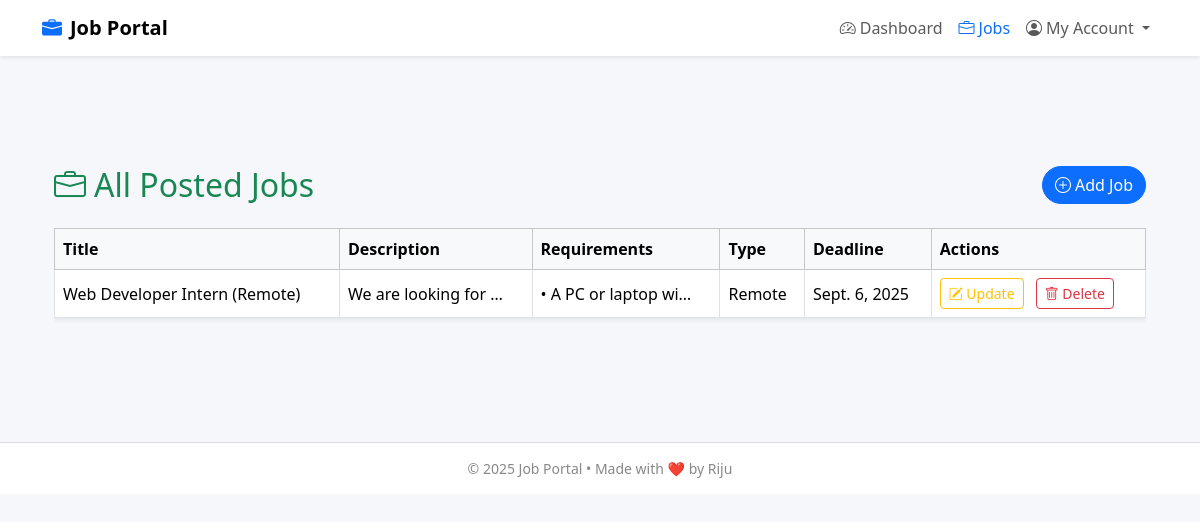
Before: /jobListPage/ (signed in) with the older database file.
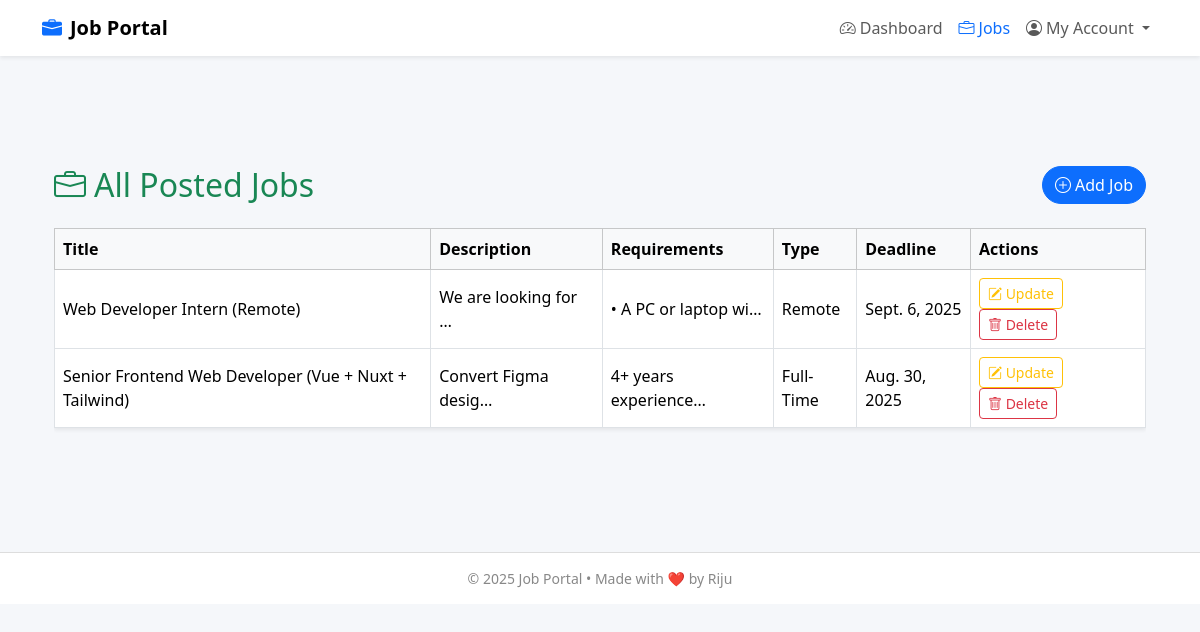
After: the same page with the newer database file.
### employer_app/models.py (models this page shows, shortened)
class JobModel(models.Model):
    JOB_TYPE_CHOICES = [
        ('Full-Time', 'Full-Time'),
        ('Remote', 'Remote'),
        ('Internship', 'Internship'),
    ]
    employer = models.ForeignKey(EmployerProfileModel,on_delete=models.CASCADE,related_name='jobs',null=True)
    title = models.CharField(max_length=255)
    description = models.TextField()
    requirements = models.TextField()
    salary = models.DecimalField(max_digits=10, decimal_places=2, null=True, blank=True)
    job_type = models.CharField(max_length=20, choices=JOB_TYPE_CHOICES)
    deadline = models.DateField()
    posted_date = models.DateField(auto_now_add=True)

### employer_app/views.py (the view)
# urls.py: path('jobListPage/',jobListPage, name='jobListPage'),
def jobListPage(request):
    employer_data = EmployerProfileModel.objects.get(employer_user= request.user)
    jobs = JobModel.objects.filter(employer = employer_data)
    return render(request, 'jobList.html',{'jobs':jobs})

### employer_app/templates/jobList.html (shortened to what this page needs)
{% extends 'master/master.html' %}
{% block body %}
<div class="container mt-5">
  <div class="d-flex justify-content-between align-items-center mb-4">
    <h2 class="text-success mb-0">
      <i class="bi bi-briefcase me-2"></i>All Posted Jobs
    </h2>
    {% if request.user.user_types == 'Employer' %}
    <a href="{% url 'createJobPage' %}" class="btn btn-primary rounded-pill">
      <i class="bi bi-plus-circle me-1"></i>Add Job
    </a>
    {% endif %}
  </div>
  <div class="table-responsive">
    <table class="table table-bordered table-hover align-middle shadow-sm">
      <thead class="table-light">
        <tr>
          <th>Title</th>
          <th>Description</th>
          <th>Requirements</th>
          <th>Type</th>
          <th>Deadline</th>
          <th>Actions</th>
        </tr>
      </thead>
      <tbody>
        {% for job in jobs %}
        <tr>
          <td>{{ job.title }}</td>
          <td>{{ job.description|truncatechars:20 }}</td>
          <td>{{ job.requirements|truncatechars:20 }}</td>
          <td>{{ job.job_type }}</td>
          <td>{{ job.deadline }}</td>
          <td>
            <a href="{% url 'updateJobPage' job.id %}" class="btn btn-outline-warning btn-sm me-2">
              <i class="bi bi-pencil-square"></i> Update
            </a>
            <a href="{% url 'deleteJobPage' job.id %}" class="btn btn-outline-danger btn-sm"
               onclick="return confirm('Are you sure you want to delete this job?');">
              <i class="bi bi-trash"></i> Delete
            </a>
          </td>
        </tr>
        {% empty %}
        <tr>
          <td colspan="6" class="text-center text-muted">No jobs found.</td>
        </tr>
        {% endfor %}
      </tbody>
    </table>
  </div>
</div>
{% endblock %}

### users_auth_app/templates/master/master.html (shortened to what this page needs)
<!DOCTYPE html>
<html lang="en">
<head>
  <link href="https://cdn.jsdelivr.net/npm/bootstrap@5.3.3/dist/css/bootstrap.min.css" rel="stylesheet">
  <link href="https://cdn.jsdelivr.net/npm/bootstrap-icons@1.11.3/font/bootstrap-icons.css" rel="stylesheet">
</head>
<body>
  {% include 'master/navbar.html' %}
  <main class="container py-5">
    {% block body %}{% endblock body %}
  </main>
  <footer>
    &copy; {{ year|default:"2025" }} Job Portal • Made with ❤️ by Riju
  </footer>
</body>
</html>

### users_auth_app/templates/master/navbar.html (shortened to what this page needs)
<nav class="navbar navbar-expand-lg navbar-light bg-white fixed-top shadow-sm">
  <div class="container">
    <a class="navbar-brand fw-bold" href="{% url 'dashboardPage' %}">
      <i class="bi bi-briefcase-fill me-2"></i>Job Portal
    </a>
    <div class="collapse navbar-collapse" id="navbarNav">
      <ul class="navbar-nav ms-auto">
        {% if user.is_authenticated %}
          {% if user.user_types == 'Admin' %}
            <li class="nav-item">
              <a class="nav-link {% if request.resolver_match.url_name == 'pendingList' %}active{% endif %}"
                 href="{% url 'pendingList' %}">
                <i class="bi bi-clock-history me-1"></i>Pending Accounts
              </a>
            </li>
          {% elif user.user_types == 'Employer' %}
            <li class="nav-item">
              <a class="nav-link {% if request.resolver_match.url_name == 'dashboardPage' %}active{% endif %}"
                 href="{% url 'dashboardPage' %}">
                <i class="bi bi-speedometer2 me-1"></i>Dashboard
              </a>
            </li>
            <li class="nav-item">
              <a class="nav-link {% if request.resolver_match.url_name == 'jobListPage' %}active{% endif %}"
                 href="{% url 'jobListPage' %}">
                <i class="bi bi-briefcase me-1"></i>Jobs
              </a>
            </li>
          {% endif %}
          <li class="nav-item dropdown">
            <a class="nav-link dropdown-toggle {% if request.resolver_match.url_name in 'profilePage changePasswordPage logoutPage' %}active{% endif %}"
               href="#" id="accountDropdown" role="button" data-bs-toggle="dropdown" aria-expanded="false">
              <i class="bi bi-person-circle me-1"></i>My Account
            </a>
          </li>
        {% endif %}
      </ul>
    </div>
  </div>
</nav>

### users_auth_app/templates/master/master.html (style rules this page uses)
body { background-color: #f5f7fa; padding-top: 70px; font-family: 'Segoe UI', sans-serif; }
.navbar-brand i { color: #0d6efd; }
.nav-link.active, .nav-link:hover { color: #0d6efd !important; }
footer { background-color: #fff; text-align: center; padding: 15px 0; font-size: 14px; color: #888; border-top: 1px solid #ddd; margin-top: 60px; }

Changed rows visible on the page:
added JobModel: title "Senior Frontend Web Developer (Vue + Nuxt + Tailwind)", description "Convert Figma desig…", requirements "4+ years experience…", job_type "Full-Time", deadline "Aug. 30, 2025"
